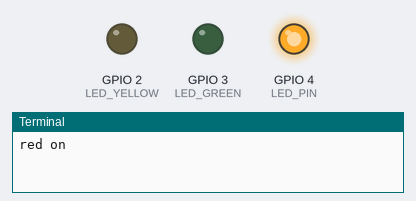
A program run on a simulated Raspberry Pi (BCM pin numbers). Parts: output pins drawn as LEDs (lit = HIGH), the last lines printed to the terminal. At 6.0 s the program stops and its outputs stay as they are.

Above: at 0.1 s.
At 2.1 s:
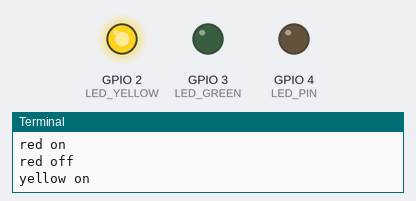
At 4.1 s:
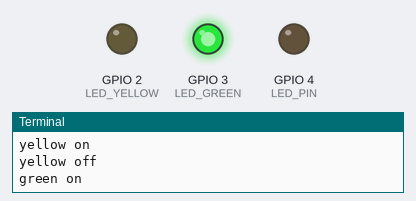
At 5.1 s:
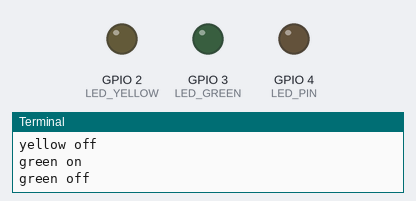
Timing chart, 0 to 6.6 s (numbered marks = the images above):
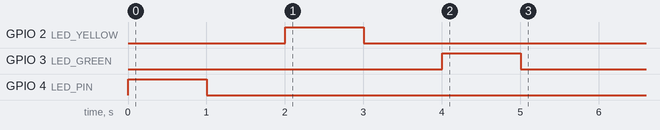

The program:

led_blink.py
```python
import RPi.GPIO as GPIO
import time

LED_PIN = 4
LED_YELLOW = 2
LED_GREEN = 3

GPIO.setmode(GPIO.BCM) # GPIO.BCM or GPIO.BOARD
GPIO.setup(LED_PIN, GPIO.OUT) # GPIO.OUT OR GPIO.IN
GPIO.setup(LED_YELLOW, GPIO.OUT)
GPIO.setup(LED_GREEN, GPIO.OUT)

for i in range(1):
    GPIO.output(LED_PIN, GPIO.HIGH)
    print("red on")
    time.sleep(1)
    GPIO.output(LED_PIN, GPIO.LOW)
    print("red off")
    time.sleep(1)
    GPIO.output(LED_YELLOW, GPIO.HIGH)
    print("yellow on")
    time.sleep(1)
    GPIO.output(LED_YELLOW, GPIO.LOW)
    print("yellow off")
    time.sleep(1)
    GPIO.output(LED_GREEN, GPIO.HIGH)
    print("green on")
    time.sleep(1)
    GPIO.output(LED_GREEN, GPIO.LOW)
    print("green off")
    time.sleep(1)
GPIO.cleanup()
```

Measured:
- by itself, GPIO 2 (LED_YELLOW): LOW → HIGH at 2.0 s, → LOW 1.0 s later
- by itself, GPIO 3 (LED_GREEN): LOW → HIGH at 4.0 s, → LOW 1.0 s later
- by itself, GPIO 4 (LED_PIN): LOW → HIGH at 0.00 s, → LOW 1.0 s later
